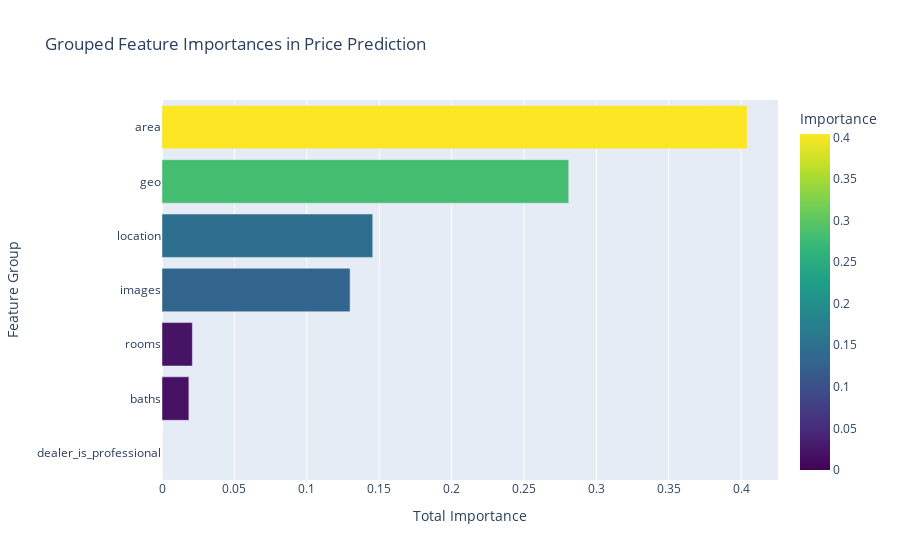

Notebook code for this chart:
### Code cell
# Suponemos que ya tienes el modelo entrenado
importancias = modelo.feature_importances_
nombres = X.columns

# Crear DataFrame
df_importances = pd.DataFrame({
    'Feature': nombres,
    'Importance': importancias
})

# Agrupar por tipo general
def agrupar_feature(nombre):
    if nombre.startswith("location_"):
        return "location"
    elif nombre.startswith("property_type_"):
        return "property_type"
    elif nombre in ["latitude", "longitude"]:
        return "geo"
    else:
        return nombre

df_importances['Group'] = df_importances['Feature'].apply(agrupar_feature)

# Agrupar por grupo y sumar importancia
df_grouped = df_importances.groupby('Group', as_index=False)['Importance'].sum()

# Ordenar y seleccionar top
df_grouped = df_grouped.sort_values(by='Importance', ascending=True).head(10)

# Gráfico
fig = px.bar(
    df_grouped,
    x='Importance',
    y='Group',
    orientation='h',
    title="Grouped Feature Importances in Price Prediction",
    color='Importance',
    color_continuous_scale='Viridis'
)

fig.update_layout(yaxis_title='Feature Group', xaxis_title='Total Importance')

fig.show()

### Figure 1 — Plotly figure (JSON) as saved in the notebook; plotly's stock layout.template omitted (floating-point values rounded to 4 significant figures)
{"data": [{"alignmentgroup": "True", "hovertemplate": "Importance=%{marker.color}<br>Group=%{y}<extra></extra>", "legendgroup": "", "marker": {"color": [0, 0.01856, 0.02097, 0.1299, 0.1455, 0.2809, 0.4041], "coloraxis": "coloraxis", "pattern": {"shape": ""}}, "name": "", "offsetgroup": "", "orientation": "h", "showlegend": false, "textposition": "auto", "type": "bar", "x": [0, 0.01856, 0.02097, 0.1299, 0.1455, 0.2809, 0.4041], "xaxis": "x", "y": ["dealer_is_professional", "baths", "rooms", "images", "location", "geo", "area"], "yaxis": "y"}], "layout": {"barmode": "relative", "coloraxis": {"colorbar": {"title": {"text": "Importance"}}, "colorscale": [[0, "#440154"], [0.1111, "#482878"], [0.2222, "#3e4989"], [0.3333, "#31688e"], [0.4444, "#26828e"], [0.5556, "#1f9e89"], [0.6667, "#35b779"], [0.7778, "#6ece58"], [0.8889, "#b5de2b"], [1, "#fde725"]]}, "legend": {"tracegroupgap": 0}, "title": {"text": "Grouped Feature Importances in Price Prediction"}, "xaxis": {"anchor": "y", "domain": [0, 1], "title": {"text": "Total Importance"}}, "yaxis": {"anchor": "x", "domain": [0, 1], "title": {"text": "Feature Group"}}}}
